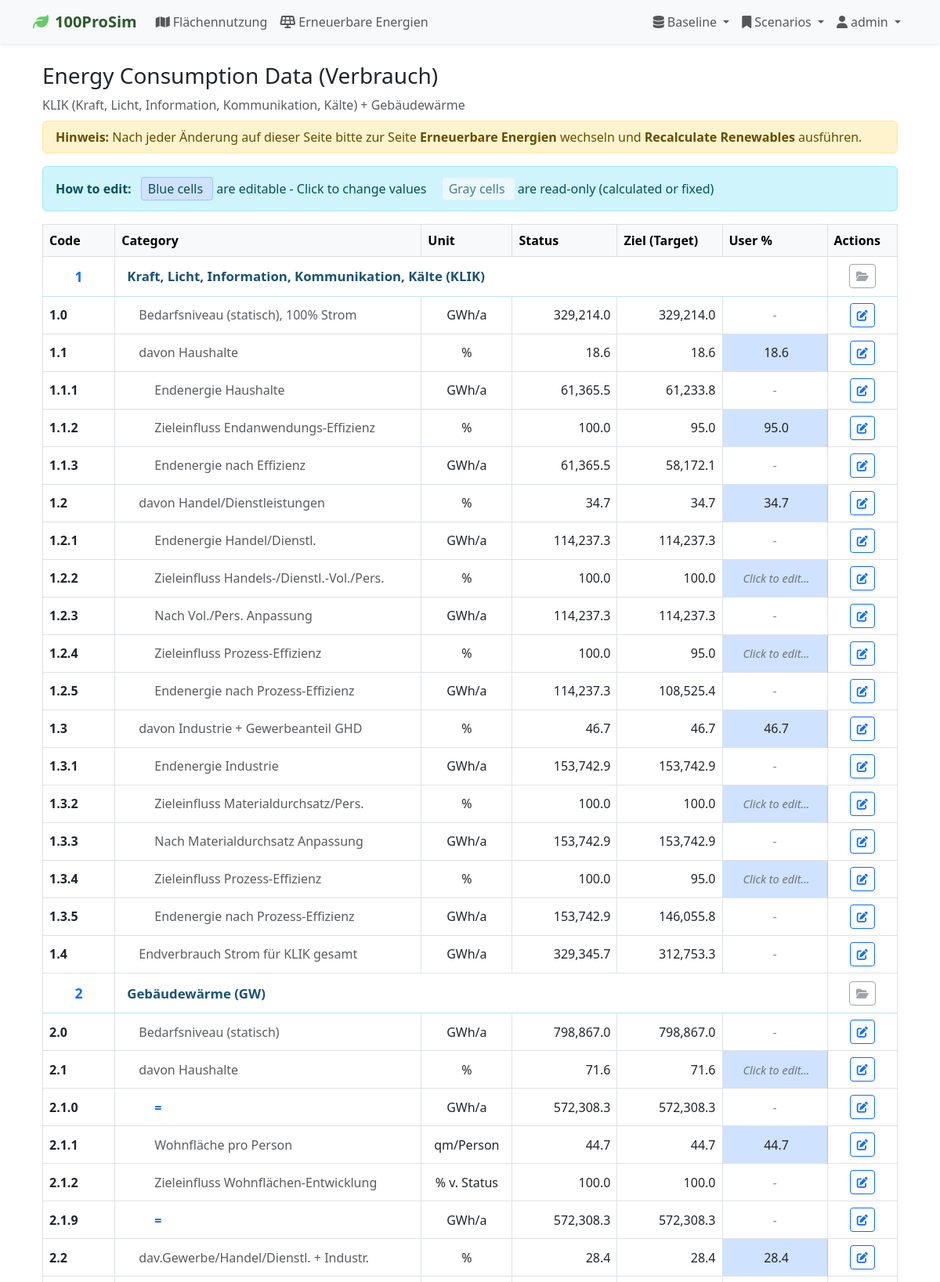
Screenshot of /verbrauch/ (signed in, upper part) with the database file from the repository.
### simulator/models.py (models this page shows, shortened)
class VerbrauchData(models.Model):
    owner = models.ForeignKey(
        settings.AUTH_USER_MODEL,
        on_delete=models.CASCADE,
        null=True,
        blank=True,
        related_name="verbrauch_rows",
        db_index=True,
    )
    code = models.CharField(max_length=20)  # e.g. "1", "1.1", "1.1.1", etc.
    category = models.CharField(max_length=200)  # Energy consumption category description
    unit = models.CharField(max_length=20)  # GWh/a, %, etc.
    status = models.FloatField(null=True, blank=True)  # Current status value
    ziel = models.FloatField(null=True, blank=True)  # Target value (Ziel)
    is_calculated = models.BooleanField(default=False)  # True if this should be calculated via formula
    status_calculated = models.BooleanField(default=False)  # True if STATUS should be calculated
    ziel_calculated = models.BooleanField(default=False)  # True if ZIEL should be calculated
    user_percent = models.FloatField(null=True, blank=True)  # User-defined percentage
    user_editable = models.BooleanField(default=False)  # True if this field is editable by user in frontend
    created_at = models.DateTimeField(auto_now_add=True)
    updated_at = models.DateTimeField(auto_now=True)
    objects = OwnerScopedManager()
    all_objects = models.Manager()
    class Meta:
        ordering = ['code']
        indexes = [
            models.Index(fields=['owner', 'code']),
        ]
        constraints = [
            models.UniqueConstraint(
                fields=['owner', 'code'],
                name='verbrauch_owner_code_uniq',
            ),
            models.UniqueConstraint(
                fields=['code'],
                condition=models.Q(owner__isnull=True),
                name='verbrauch_global_code_uniq',
            ),
        ]

### simulator/views.py (the view)
# urls.py: path('verbrauch/', verbrauch_view, name='verbrauch'),
def verbrauch_view(request):
    from .models import VerbrauchData, RenewableData, LandUse
    from django.db import connection
    connection.queries_log.clear() if hasattr(connection, 'queries_log') else None
    verbrauch_data = VerbrauchData.objects.all().order_by('code')
    temp_data = []
    for item in verbrauch_data:
        item.refresh_from_db()
        display_status = item.status
        display_ziel = item.ziel
        if "Alternativ zur" in item.category and "Brennstoffzellen (FC)" in item.category:
            from django.utils.safestring import mark_safe
            if item.user_percent == 100.0:
                display_ziel = mark_safe('<span style="color: blue; font-weight: bold;">Aktiv</span>')
            else:
                display_ziel = mark_safe('<span style="color: green; font-weight: bold;">(Passiv)</span>')
        show_user_percent = item.user_percent if not item.is_calculated else None
        is_user_editable = item.user_editable and not item.is_calculated
        temp_data.append({
            'code': item.code,
            'category': item.category,
            'unit': item.unit,
            'status': display_status,
            'ziel': display_ziel,
            'user_percent': show_user_percent,  # Empty for calculated fields
            'is_calculated': item.is_calculated,
            'user_editable': is_user_editable,  # Never editable if calculated
        })
    def natural_sort_key(item):
        parts = item['code'].split('.')
        return [int(part) for part in parts]
    temp_data.sort(key=natural_sort_key)
    category_headings = {
        '1': 'Kraft, Licht, Information, Kommunikation, Kälte (KLIK)',
        '2': 'Gebäudewärme (GW)',
        '3': 'Prozesswärme (PW)',
        '4': 'Mobile Anwendungen (MA)',
        '5': 'MA Luftverkehr',
        '6': 'Endenergieverbrauch MA gesamt',
        '9': 'Grundstoff-Synthetisierung',
        '10': 'Fossil',
    }
    added_categories = set()
    data = []
    for item in temp_data:
        code = item['code']
        major_category = code.split('.')[0]
        if major_category in category_headings and major_category not in added_categories:
            data.append({
                'is_section_header': False,
                'is_category_heading': True,
                'code': major_category,
                'category': category_headings[major_category],
                'unit': '',
                'status': None,
                'ziel': None,
                'user_percent': None,
                'is_calculated': False,
                'user_editable': False,
            })
            added_categories.add(major_category)
        if code in category_headings and '.' not in code:
            continue  # Skip - the heading already covers this
        item['is_section_header'] = False
        item['is_category_heading'] = False
        data.append(item)
    return render(request, 'simulator/verbrauch.html', {"data": data})

### simulator/owner_scope.py (called while the page is built, shortened)
def reset_current_owner():
    _state.owner_id = None
    _state.owner_presence_cache = {}

def get_current_owner_id():
    return getattr(_state, "owner_id", None)

    def get_queryset(self):
        qs = super().get_queryset()
        if not any(f.name == "owner" for f in self.model._meta.concrete_fields):
            return qs
        owner_id = get_current_owner_id()
        if owner_id is None:
            return qs.filter(owner__isnull=True)

### simulator/templates/simulator/verbrauch.html (shortened to what this page needs)
{% extends 'simulator/base.html' %}
{% block content %}
<div class="container mt-4">
    <h3>Energy Consumption Data (Verbrauch)</h3>
    <p class="text-muted mb-2">KLIK (Kraft, Licht, Information, Kommunikation, Kälte) + Gebäudewärme</p>
    <div class="alert alert-warning py-2 mb-3" role="alert">
        <strong>Hinweis:</strong> Nach jeder Änderung auf dieser Seite bitte zur Seite <strong>Erneuerbare Energien</strong> wechseln und <strong>Recalculate Renewables</strong> ausführen.
    </div>
    <div class="alert alert-info mb-3" role="alert">
        <strong> How to edit:</strong>
        <span class="ms-2"
            style="background-color: #cfe2ff; padding: 3px 8px; border-radius: 4px; border: 1px solid #9ec5fe;">
             Blue cells
        </span>
        <span class="ms-1">are editable - Click to change values</span>
        <span class="ms-3" style="background-color: #f8f9fa; padding: 3px 8px; border-radius: 4px; opacity: 0.7;">
            Gray cells
        </span>
        <span class="ms-1">are read-only (calculated or fixed)</span>
    </div>
    <table class="table table-bordered table-hover align-middle">
        <thead class="table-light">
            <tr>
                <th style="width: 8%;">Code</th>
                <th style="width: 35%;">Category</th>
                <th style="width: 8%;">Unit</th>
                <th style="width: 12%;">Status</th>
                <th style="width: 12%;">Ziel (Target)</th>
                <th style="width: 12%;">User %</th>
                <th style="width: 8%;">Actions</th>
            </tr>
        </thead>
        <tbody>
            {% for row in data %}
            {% if row.is_section_header %}
            <tr class="table-secondary">
                <td colspan="7" class="text-center fw-bold py-2">
                    <h6 class="mb-0 text-primary">{{ row.category }}</h6>
                </td>
            </tr>
            {% elif row.is_category_heading %}
            <tr class="category-heading-row">
                <td class="fw-bold category-code">{{ row.code }}</td>
                <td colspan="5" class="category-title">
                    <strong>{{ row.category }}</strong>
                </td>
                <td class="text-center">
                    <button class="btn btn-sm btn-outline-secondary" disabled>
                        <i class="fas fa-folder-open"></i>
                    </button>
                </td>
            </tr>
            {% else %}
            <tr>
                <td class="fw-bold">{{ row.code }}</td>
                <td
                    style="padding-left: {% if row.code|length > 3 %}50px{% elif '.' in row.code %}30px{% else %}10px{% endif %};">
                    <span class="{% if '.' in row.code %}text-muted{% else %}fw-bold{% endif %}">
                        {% if row.category|first == '=' %}
                        <strong style="color: #0066cc;">{{ row.category }}</strong>
                        {% elif '=' in row.category or 'Result' in row.category %}
                        <em style="color: #006600;">{{ row.category }}</em>
                        {% else %}
                        {{ row.category }}
                        {% endif %}
                    </span>
                </td>
                <td class="text-center">{{ row.unit }}</td>
                <td class="text-end">
                    {% if row.status is not None %}
                    {{ row.status|floatformat:1 }}
                    {% else %}
                    <span class="text-muted">-</span>
                    {% endif %}
                </td>
                <td class="text-end">
                    {% if row.ziel is not None %}
                    {% if "(Passiv)" in row.ziel or "Aktiv" in row.ziel %}
                    {{ row.ziel|safe }}
                    {% else %}
                    {{ row.ziel|floatformat:1 }}
                    {% endif %}
                    {% else %}
                    <span class="text-muted">-</span>
                    {% endif %}
                </td>
                {% if row.user_editable %}
                <td contenteditable="true" class="text-center editable-user-input editable-highlight"
                    data-field="user_percent" data-code="{{ row.code }}"
                    data-original-value="{{ row.user_percent|default:'' }}"
                    title=" Click to edit - This field is user-editable">
                    {% if row.user_percent %}{{ row.user_percent|floatformat:1 }}{% else %}<span
                        class="placeholder-text">Click to edit...</span>{% endif %}
                </td>
                {% else %}
                <td class="text-center text-muted non-editable-cell" title=" This field is not editable">
                    {% if row.user_percent %}{{ row.user_percent|floatformat:1 }}{% else %}-{% endif %}
                </td>
                {% endif %}
                <td class="text-center">
                    <button class="btn btn-sm btn-outline-primary" onclick="editRow('{{ row.code }}')">
                        <i class="fas fa-edit"></i>
                    </button>
                </td>
            </tr>
            {% endif %}
            {% endfor %}
        </tbody>
    </table>
</div>
{% endblock %}

### simulator/templates/simulator/base.html (shortened to what this page needs)
<!DOCTYPE html>
<html lang="en">
<head>
    <link href="https://cdn.jsdelivr.net/npm/bootstrap@5.3.0/dist/css/bootstrap.min.css" rel="stylesheet">
    <link rel="stylesheet" href="https://cdnjs.cloudflare.com/ajax/libs/font-awesome/6.4.0/css/all.min.css">
</head>
<body>
    <nav class="navbar navbar-expand-lg navbar-light bg-light shadow-sm">
        <div class="container">
            <a class="navbar-brand" href="{% url 'simulator:landing_page' %}">
                <i class="fas fa-leaf me-2"></i>100ProSim
            </a>
            <div class="collapse navbar-collapse" id="navbarNav">
                <ul class="navbar-nav me-auto">
                    {% if user.is_authenticated %}
                    <li class="nav-item">
                        <a class="nav-link" href="{% url 'simulator:landuse_list' %}">
                            <i class="fas fa-map me-1"></i>Flächennutzung
                        </a>
                    </li>
                    <li class="nav-item">
                        <a class="nav-link" href="{% url 'simulator:renewable_list' %}">
                            <i class="fas fa-solar-panel me-1"></i>Erneuerbare Energien
                        </a>
                    </li>
                    {% endif %}
                </ul>
                <ul class="navbar-nav ms-auto">
                    {% if user.is_authenticated %}
                    <li class="nav-item dropdown">
                        <a class="nav-link dropdown-toggle" href="#" id="baselineDropdown" role="button"
                            data-bs-toggle="dropdown">
                            <i class="fas fa-database me-1"></i>Baseline
                        </a>
                    </li>
                    <li class="nav-item dropdown">
                        <a class="nav-link dropdown-toggle" href="#" id="scenarioDropdown" role="button"
                            data-bs-toggle="dropdown">
                            <i class="fas fa-bookmark me-1"></i>Scenarios
                        </a>
                    </li>
                    <li class="nav-item dropdown">
                        <a class="nav-link dropdown-toggle" href="#" id="navbarDropdown" role="button"
                            data-bs-toggle="dropdown">
                            <i class="fas fa-user me-1"></i>{{ user.username }}
                        </a>
                    </li>
                    {% endif %}
                </ul>
            </div>
        </div>
    </nav>
    <div class="container mt-4">
        {% block content %}
        {% endblock %}
    </div>
</body>
</html>

### simulator/templates/simulator/base.html (style rules this page uses)
:root { --primary-green: #2d5a2d; --light-green: #4a7c4a; --accent-green: #66cc66; }
.navbar-brand { font-weight: bold; color: var(--primary-green) !important; }
.navbar-brand i { color: var(--accent-green); }
.table th { background-color: #f8f9fa; }

### simulator/templates/simulator/verbrauch.html (style rules this page uses)
.category-heading-row { background-color: #e8f4fd !important; border-top: 2px solid #0d6efd; border-bottom: 1px solid #bee5eb; }
.category-heading-row .category-code { font-size: 1.1em; color: #0d6efd; text-align: center; vertical-align: middle; padding: 12px 8px; }
.category-heading-row .category-title { font-size: 1.05em; color: #1a5276; padding: 12px 15px; vertical-align: middle; }
.editable-highlight { background-color: #cfe2ff !important; cursor: text; min-height: 40px; position: relative; border: 2px solid #9ec5fe; font-weight: 500; }
.non-editable-cell { background-color: #f8f9fa; cursor: not-allowed; opacity: 0.7; }
.placeholder-text { color: #6c757d; font-style: italic; font-size: 0.9em; }

### rows the page displays
VerbrauchData: code "1", category "Kraft, Licht, Information, Kommunikation, Kälte (KLIK)"
VerbrauchData: code "1.0", category "Bedarfsniveau (statisch), 100% Strom", unit "GWh/a", status "329,214.0", ziel "329,214.0"
VerbrauchData: code "1.1", category "davon Haushalte", status "18.6", ziel "18.6", user_percent "18.6"
VerbrauchData: code "1.1.1", category "Endenergie Haushalte", unit "GWh/a", status "61,365.5", ziel "61,233.8"
VerbrauchData: code "1.1.2", category "Zieleinfluss Endanwendungs-Effizienz", status "100.0", ziel "95.0", user_percent "95.0"
VerbrauchData: code "1.1.3", category "Endenergie nach Effizienz", unit "GWh/a", status "61,365.5", ziel "58,172.1"
VerbrauchData: code "1.2", category "davon Handel/Dienstleistungen", status "34.7", ziel "34.7", user_percent "34.7"
VerbrauchData: code "1.2.1", category "Endenergie Handel/Dienstl.", unit "GWh/a", status "114,237.3", ziel "114,237.3"
VerbrauchData: code "1.2.2", category "Zieleinfluss Handels-/Dienstl.-Vol./Pers.", status "100.0", ziel "100.0"
VerbrauchData: code "1.2.3", category "Nach Vol./Pers. Anpassung", unit "GWh/a", status "114,237.3", ziel "114,237.3"
VerbrauchData: code "1.2.4", category "Zieleinfluss Prozess-Effizienz", status "100.0", ziel "95.0"
VerbrauchData: code "1.2.5", category "Endenergie nach Prozess-Effizienz", unit "GWh/a", status "114,237.3", ziel "108,525.4"
VerbrauchData: code "1.3", category "davon Industrie + Gewerbeanteil GHD", status "46.7", ziel "46.7", user_percent "46.7"
VerbrauchData: code "1.3.1", category "Endenergie Industrie", unit "GWh/a", status "153,742.9", ziel "153,742.9"
VerbrauchData: code "1.3.2", category "Zieleinfluss Materialdurchsatz/Pers.", status "100.0", ziel "100.0"
VerbrauchData: code "1.3.3", category "Nach Materialdurchsatz Anpassung", unit "GWh/a", status "153,742.9", ziel "153,742.9"
VerbrauchData: code "1.3.4", category "Zieleinfluss Prozess-Effizienz", status "100.0", ziel "95.0"
VerbrauchData: code "1.3.5", category "Endenergie nach Prozess-Effizienz", unit "GWh/a", status "153,742.9", ziel "146,055.8"
VerbrauchData: code "1.4", category "Endverbrauch Strom für KLIK gesamt", unit "GWh/a", status "329,345.7", ziel "312,753.3"
VerbrauchData: code "2.0", category "Bedarfsniveau (statisch)", unit "GWh/a", status "798,867.0", ziel "798,867.0"
VerbrauchData: code "2.1", category "davon Haushalte", status "71.6", ziel "71.6"
VerbrauchData: code "2.1.0", unit "GWh/a", status "572,308.3", ziel "572,308.3"
VerbrauchData: code "2.1.1", category "Wohnfläche pro Person", unit "qm/Person", status "44.7", ziel "44.7", user_percent "44.7"
VerbrauchData: code "2.1.2", category "Zieleinfluss Wohnflächen-Entwicklung", unit "% v. Status", status "100.0", ziel "100.0"
VerbrauchData: code "2.1.9", unit "GWh/a", status "572,308.3", ziel "572,308.3"
VerbrauchData: code "2.2", category "dav.Gewerbe/Handel/Dienstl. + Industr.", status "28.4", ziel "28.4", user_percent "28.4"

### other values shown
{{ user.username }} "admin"
{{ row.unit }} "%" "%" "%" "%" "%" "%" "%" "%" "%" "%"
{{ row.code }} "2"
{{ row.category }} "Gebäudewärme (GW)"
{{ row.category }} "=" "="
